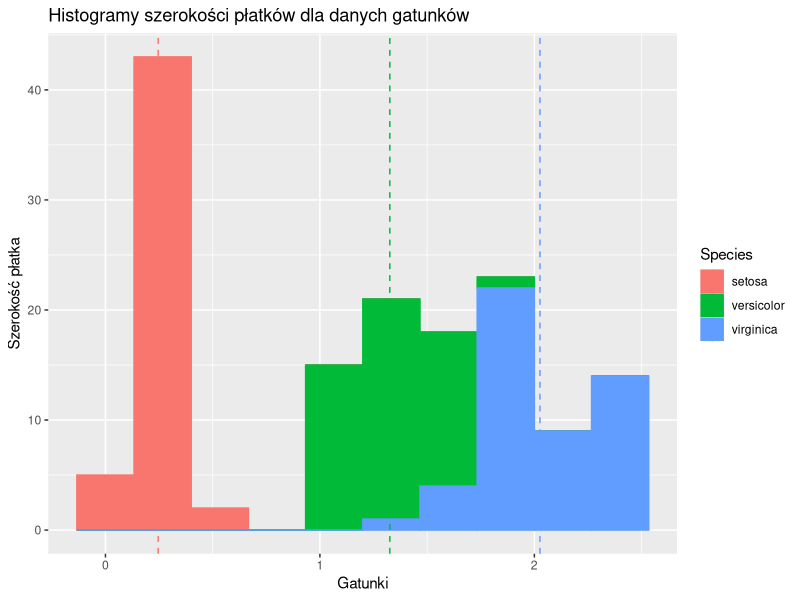
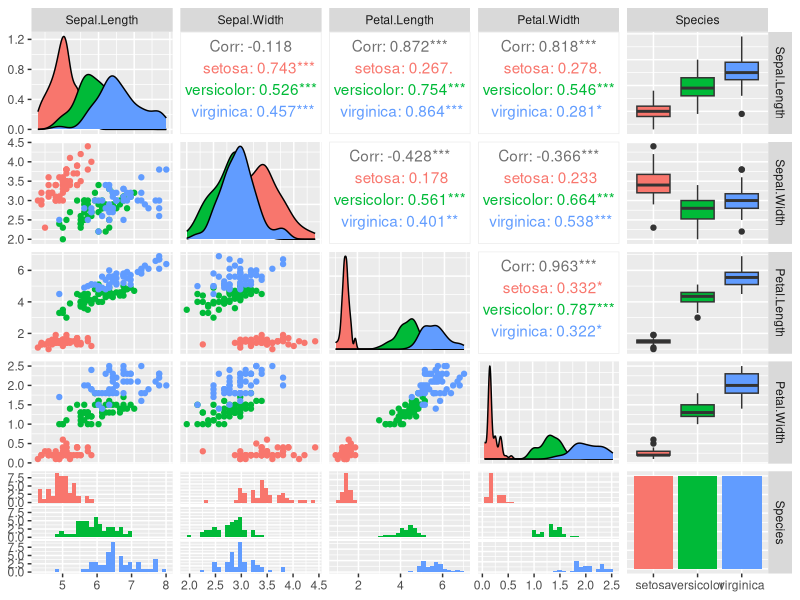

Reproduce these figures in R, in order. (Note: this script raises an error after producing the figures.)
library(magrittr)
library("GGally") 
library("ggplot2")
library(cluster)

## Zadanie 1
# Lista 
x <- 1:10
print(x)

# Pipes
d <- x %>%
 log2()%>%
 sin()%>%
 sum() %>%
 sqrt()
print(d)

# Dane o irysach
data("iris")

# Wyświetlenie
head(iris)

#Średnie
a <- iris %>%
aggregate(. ~ Species, .,mean)
print(a)

## Zadanie 2
h <- ggplot(data=iris, aes(x=Petal.Width))
h <- h + geom_histogram(aes(fill=Species,color=Species),bins=10)
h <- h + geom_vline(data=a,aes(xintercept=Petal.Width,color=Species),linetype='dashed')
h <- h + labs(x='Gatunki',y='Szerokość płatka',title='Histogramy szerokości płatków dla danych gatunków')
ggsave("Zad2_1.jpg", plot = h)

ah <- ggpairs(data=iris,aes(color=Species))
ggsave("Zad2_2.jpg", plot = ah)

## Zadanie 3

x <- iris[, 1:4]
y <- iris[, 5]

dane <- c()

for (i in 1:10)
{
  dane <- append(lista, kmeans(x, i)$tot.withinss)
}

ak <- ggplot(data.frame(iteration = 1:length(dane), value = dane), aes(x = iteration, y = dane))
ak <- ak + geom_line()
ggsave("Zad3_1.jpg", plot = ak)


ab <- ggplot(iris, aes(x = Petal.Width, y = Petal.Length, color= kmeans(x, 3)$cluster))
ab <- ab + geom_point()
ggsave("Zad3_2.jpg", plot = ab)

al <- ggplot(iris, aes(x = Petal.Width, y = Petal.Length, color = Species))
al <- al + geom_point()
ggsave("Zad3_2_porownanie.jpg", plot = al)